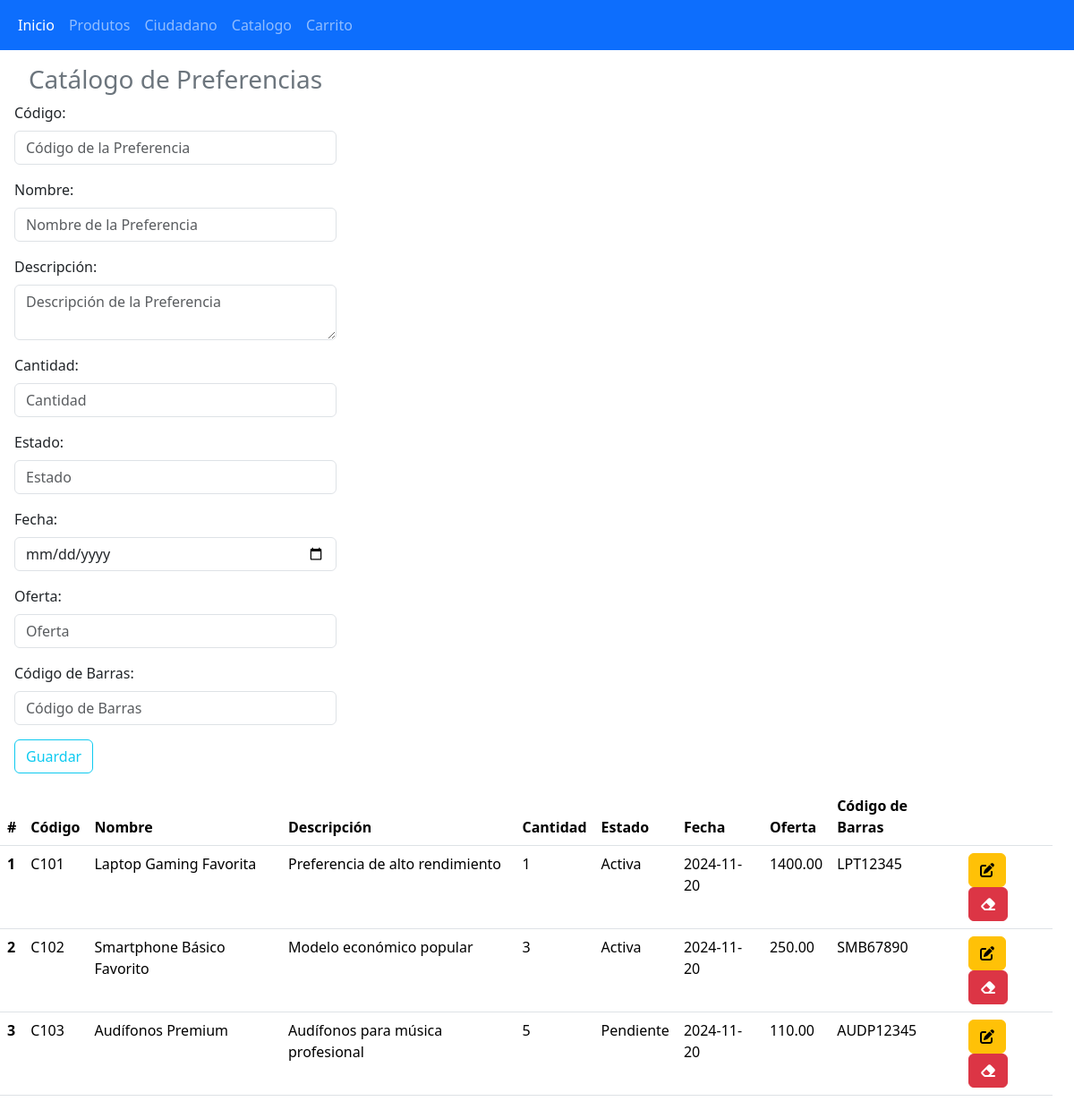
Page /catalogoPreferencias.php on the committed database.
### tables this page shows
CREATE TABLE `catalogopreferencias` (
  `id` int(11) NOT NULL,
  `idProducto` int(11) NOT NULL,
  `idCiudadano` int(11) DEFAULT NULL,
  `codigo` varchar(50) NOT NULL,
  `nombre` varchar(100) DEFAULT NULL,
  `descripcion` text DEFAULT NULL,
  `cantidad` int(11) DEFAULT NULL,
  `estado` varchar(20) DEFAULT NULL,
  `fecha` date DEFAULT NULL,
  `oferta` decimal(10,2) DEFAULT NULL,
  `codigoBarras` varchar(50) DEFAULT NULL
);

### catalogoPreferencias.php (the view, shortened to what this page needs)
<!DOCTYPE html>
<html lang="es">
<head>
    <link href="https://cdn.jsdelivr.net/npm/bootstrap@5.3.3/dist/css/bootstrap.min.css" rel="stylesheet">
</head>
<body>
<?php
include "navbar.php";
?>
<div class="container-fluid row">
    <?php
    include "conexion.php";
    ?>
    <form class="col-4 p-3" method="POST">
        <fieldset>
            <h3 class="text-center text-secondary">Catálogo de Preferencias</h3>
            <div class="mb-3">
                <label class="form-label">Código:</label>
                <input type="text" class="form-control" placeholder="Código de la Preferencia" name="codigo">
            </div>
            <div class="mb-3">
                <label class="form-label">Nombre:</label>
                <input type="text" class="form-control" placeholder="Nombre de la Preferencia" name="nombre">
            </div>
            <div class="mb-3">
                <label class="form-label">Descripción:</label>
                <textarea class="form-control" placeholder="Descripción de la Preferencia" name="descripcion"></textarea>
            </div>
            <div class="mb-3">
                <label class="form-label">Cantidad:</label>
                <input type="number" class="form-control" placeholder="Cantidad" name="cantidad">
            </div>
            <div class="mb-3">
                <label class="form-label">Estado:</label>
                <input type="text" class="form-control" placeholder="Estado" name="estado">
            </div>
            <div class="mb-3">
                <label class="form-label">Fecha:</label>
                <input type="date" class="form-control" name="fecha">
            </div>
            <div class="mb-3">
                <label class="form-label">Oferta:</label>
                <input type="text" class="form-control" placeholder="Oferta" name="oferta">
            </div>
            <div class="mb-3">
                <label class="form-label">Código de Barras:</label>
                <input type="text" class="form-control" placeholder="Código de Barras" name="codigoBarras">
            </div>
            <button type="submit" class="btn btn-outline-info m-auto" name="btnGuardar" value="ok">Guardar</button>
        </fieldset>
    </form>
    <?php
    $sql = $conexion->query("SELECT id, codigo, nombre, descripcion, cantidad, estado, fecha, oferta, codigoBarras FROM catalogopreferencias");
    ?>
    <table class="table">
        <thead class="bg-info">
        <tr>
            <th scope="col">#</th>
            <th scope="col">Código</th>
            <th scope="col">Nombre</th>
            <th scope="col">Descripción</th>
            <th scope="col">Cantidad</th>
            <th scope="col">Estado</th>
            <th scope="col">Fecha</th>
            <th scope="col">Oferta</th>
            <th scope="col">Código de Barras</th>
            <th scope="col"></th>
        </tr>
        </thead>
        <tbody>
        <?php while($datos = $sql->fetch_object()){ ?>
            <tr>
                <th scope="row"><?= $datos->id ?></th>
                <td><?= $datos->codigo ?></td>
                <td><?= $datos->nombre ?></td>
                <td><?= $datos->descripcion ?></td>
                <td><?= $datos->cantidad ?></td>
                <td><?= $datos->estado ?></td>
                <td><?= $datos->fecha ?></td>
                <td><?= $datos->oferta ?></td>
                <td><?= $datos->codigoBarras ?></td>
                <td>
                    <a href="actualizar.php?id=<?= $datos->id ?>" class="btn btn-small btn-warning"><i class="fa-solid fa-pen-to-square"></i></a>
                    <a href="eliminar.php?id=<?= $datos->id ?>" class="btn btn-small btn-danger"><i class="fa-solid fa-eraser"></i></a>
                </td>
            </tr>
        <?php } ?>
        </tbody>
    </table>
</div>
</body>
</html>

### rows in the picture
catalogopreferencias: id "1", codigo "C101", nombre "Laptop Gaming Favorita", descripcion "Preferencia de alto rendimiento", cantidad "1", estado "Activa", fecha "2024-11-20", oferta "1400.00", codigoBarras "LPT12345"
catalogopreferencias: id "2", codigo "C102", nombre "Smartphone Básico Favorito", descripcion "Modelo económico popular", cantidad "3", estado "Activa", fecha "2024-11-20", oferta "250.00", codigoBarras "SMB67890"
catalogopreferencias: id "3", codigo "C103", nombre "Audífonos Premium", descripcion "Audífonos para música profesional", cantidad "5", estado "Pendiente", fecha "2024-11-20", oferta "110.00", codigoBarras "AUDP12345"
